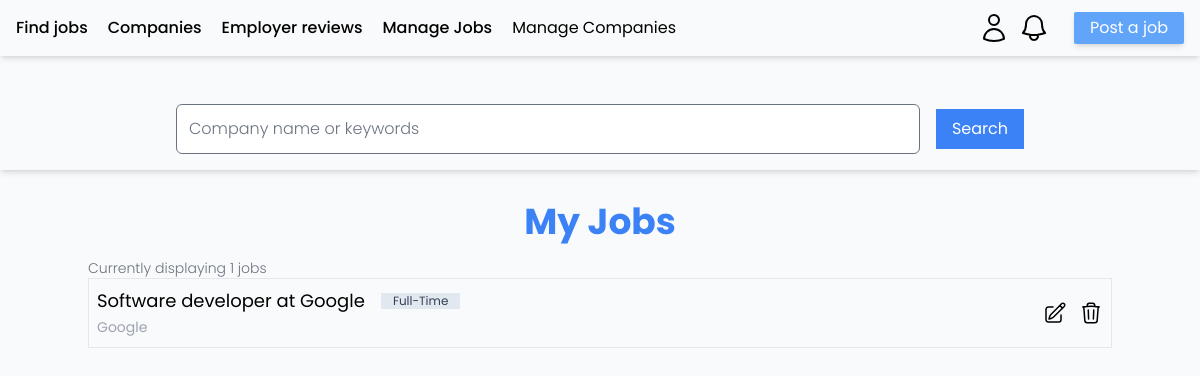
The page /myJobs/ (signed in) on the database its author committed.
### app_jobboard/models.py (models this page shows, shortened)
class Job(models.Model):
    id = models.UUIDField(primary_key=True, default=uuid.uuid4, editable=False)
    name = models.CharField(max_length=255)
    employer = models.ForeignKey(CustomUser, on_delete=models.CASCADE, null=True)
    summary = models.TextField(max_length=256)
    description = models.TextField()
    company = models.ForeignKey("Company", on_delete=models.CASCADE, null=True)
    location = models.CharField(max_length=255)
    skills_required = models.TextField(blank=True, null=True)
    employment_type = models.CharField(max_length=100, choices=EMPLOYMENT_TYPE_CHOICES)
    is_active = models.BooleanField(default=True)
    salary = models.CharField(blank=True, null=True, max_length=128)
    apply_link = models.CharField(max_length=255)
    updated_at = models.DateTimeField(auto_now=True)
    created_at = models.DateTimeField(auto_now_add=True)

class Company(models.Model):
    id = models.UUIDField(default=uuid.uuid4, primary_key=True, editable=False)
    name = models.CharField(max_length=256)
    description = models.TextField()
    isLookingForEmployees = models.BooleanField(default=False)
    location = models.TextField(max_length=255)
    category = models.ForeignKey(
        CompanyCategory, on_delete=models.SET_NULL, null=True, blank=True
    )
    owner = models.ForeignKey(CustomUser, on_delete=models.CASCADE, null=True)

### app_jobboard/views.py (the view)
# urls.py: path("myJobs/", views.getUserJobs, name="getUserJobs"),
@login_required(login_url="auth:index")
def getUserJobs(request):
    q = request.GET.get("q")
    context = {}
    if q:
        context["q"] = q
        context["jobs"] = Job.objects.filter(
            Q(employer=request.user)
            & (
                Q(name__icontains=q)
                | Q(location__icontains=q)
                | Q(employment_type__icontains=q)
            )
        ).order_by("-updated_at", "-created_at")
    else:
        context["jobs"] = Job.objects.filter(employer=request.user).order_by(
            "-updated_at", "created_at"
        )
    return render(request, "jobboard/manageJobs.html", context)

### templates/jobboard/manageJobs.html (shortened to what this page needs)
{% extends "layout.html" %} {% block title %} - Register {% endblock %}
{% block searchComponent %}
    <div class="flex flex-col shadow-md pb-4 px-4">
        <form
            action="{% url 'jobboard:getUserJobs' %}"
            class="flex flex-row gap-4 items-center w-full justify-center px-40 mt-12">
            {% if q %}
            <input
                type="text"
                name="q"
                id="q"
                placeholder="{{ q }}"
                class="py-3 rounded-md font-light w-full" />
            {% else %}
            <input
                type="text"
                name="q"
                id="q"
                placeholder="Company name or keywords"
                class="py-3 rounded-md font-light w-full" />
            {% endif %}
            <button
                type="submit"
                class="w-fit h-fit px-4 py-2 bg-blue-500 text-white">
                Search
            </button>
        </form>
    </div>
{% endblock %}
{% block content %}
<div class="mb-4">
    <h1 class="w-full text-center text-4xl mt-8 mb-4 text-blue-500 font-bold">My Jobs</h1>
    <p class="font-light text-gray-500 text-sm self-end">Currently displaying {{jobs.count}} jobs</p>
    <div class="flex flex-col gap-4">
        {% for job in jobs %}
        <div class="flex flex-row justify-between px-2 py-2 border hover:shadow-md duration-300">
            <div>
                <div class="flex flex-row gap-2 items-center">
                    <a class="block text-lg" href="{% url 'jobboard:job' job.id %}">{{ job.name }}<a/>
                        <a href="/?q={{ job.employment_type }}" class="text-xs w-fit h-fit bg-slate-200 text-slate-700 px-3">
                            {{ job.employment_type }}
                        </a>
                </div>
                <a class="text-gray-400 text-sm">{{ job.company.name }}<a/>
            </div>
            <div class="flex flex-row gap-3 items-center">
                <a href="{% url 'jobboard:editJob' job.id %}">
                </a>
                <a href="{% url 'jobboard:deleteJob' job.id %}?next={{ request.path }}">
                </a>
            </div>
        </div>
        {% endfor %}
    </div>
</div>
{% endblock %}

### static/main.css (style rules this page uses)
body { font-family: "Poppins", sans-serif; }

### rows shown on the page
Job: name "Software developer at Google", employment_type "Full-Time", company.name "Google"

### other values the page prints
{{ jobs.count }} "1"
